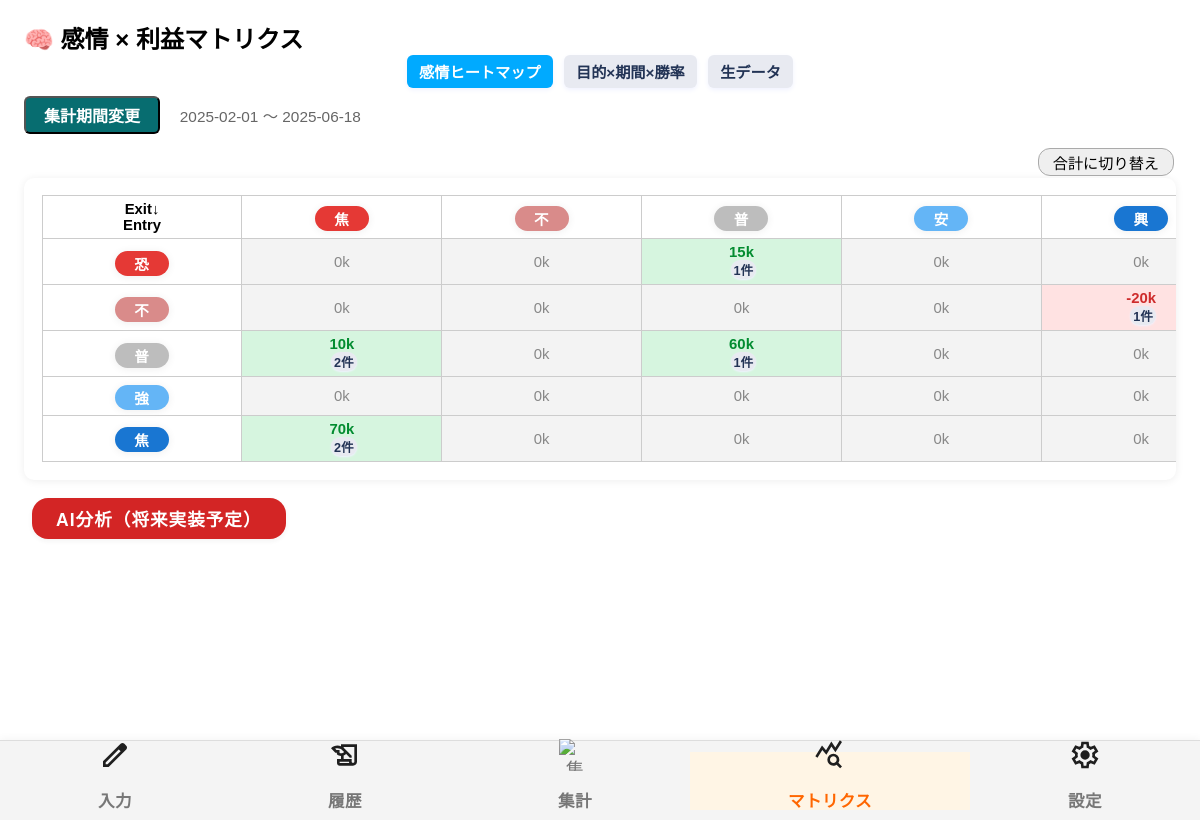
/matrix, run on an earlier commit of the app's database.
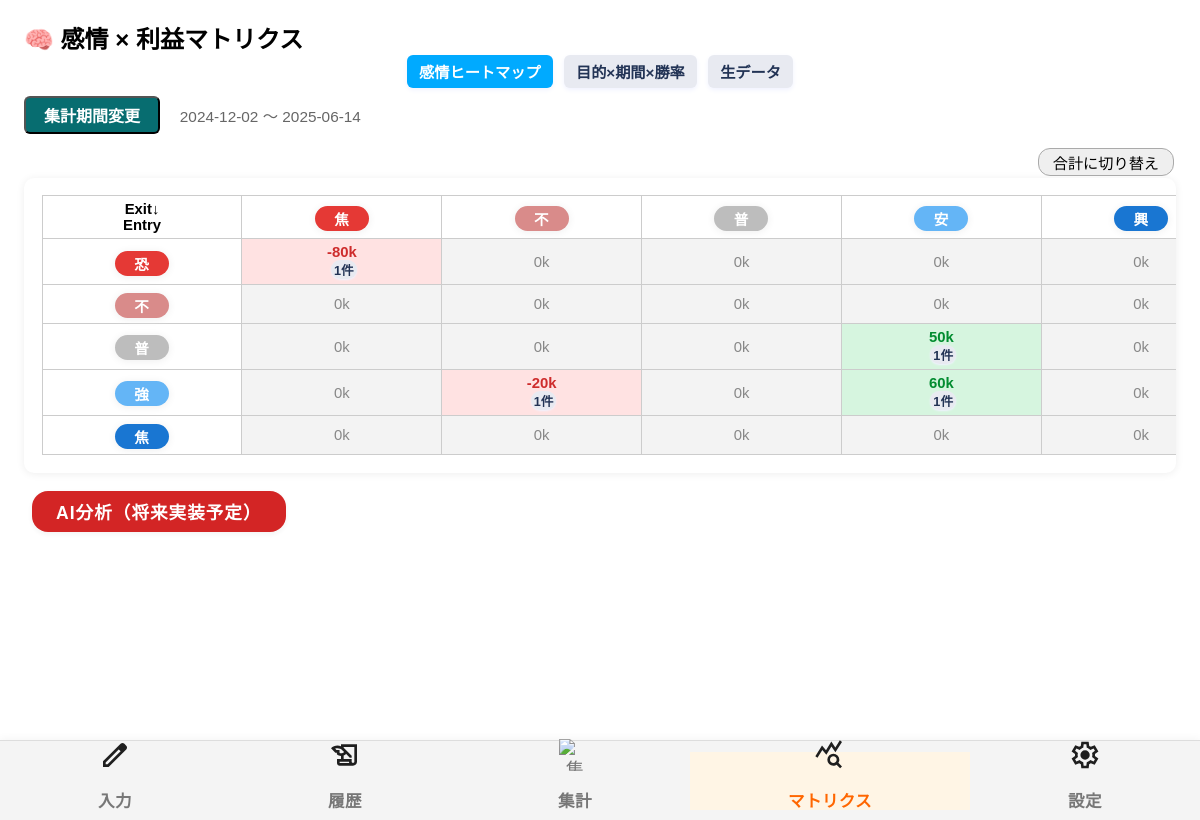
And on a later commit of the database.
### tables this page shows
CREATE TABLE trades (
          id INTEGER PRIMARY KEY AUTOINCREMENT,
           type TEXT,
           stock TEXT,
           price REAL,
           quantity INTEGER,
            total REAL,
            date TEXT,
          feeling INTEGER,
          memo TEXT,
           parent_id INTEGER,
           code TEXT,  -- ← これを追加！
        remaining_quantity INTEGER
               , purpose TEXT);

### cocotoshi.py (the view)
@app.route("/matrix")
def matrix():
    from math import ceil
    from datetime import datetime, date
    start = request.args.get('start')
    end = request.args.get('end')
    with sqlite3.connect(DATABASE) as conn:
        c = conn.cursor()
        if start and end:
            c.execute("SELECT * FROM trades WHERE date BETWEEN ? AND ? ORDER BY date, id", (start, end))
        else:
            c.execute("SELECT * FROM trades ORDER BY date, id")
        trades = c.fetchall()
    trade_tree = build_trade_tree(trades)
    matrix_results = []
    for item in trade_tree:
        parent = item["parent"]
        for child in item["children"]:
            is_opposite_trade = (
                (parent["type"] == "buy" and child["type"] == "sell") or
                (parent["type"] == "sell" and child["type"] == "buy")
            )
            if is_opposite_trade and "profits" in child and child["profits"]:
                for profit in child["profits"]:
                    try:
                        fmt = "%Y-%m-%d"
                        entry_date = parent["date"]
                        exit_date = child["date"]
                        d0 = datetime.strptime(entry_date, fmt)
                        d1 = datetime.strptime(exit_date, fmt)
                        days_held = (d1 - d0).days
                    except Exception:
                        days_held = "-"
                    parent_purpose = parent.get("purpose", 0)
                    try:
                        parent_purpose = int(parent_purpose)
                    except Exception:
                        parent_purpose = 0
                    matrix_results.append((
                        profit,
                        clamp_feeling(parent["feeling"]),
                        clamp_feeling(child["feeling"]),
                        days_held,
                        parent.get("memo", ""),
                        child.get("memo", ""),
                        child.get("id"),
                        exit_date,
                        parent.get("stock", ""),
                        parent_purpose
                    ))
    sort = request.args.get('sort', 'date_desc')
    if sort == "date_asc":
        matrix_results.sort(key=lambda x: x[7])
    elif sort == "profit_desc":
        matrix_results.sort(key=lambda x: x[0] or 0, reverse=True)
    elif sort == "profit_asc":
        matrix_results.sort(key=lambda x: x[0] or 0)
    else:
        matrix_results.sort(key=lambda x: x[7], reverse=True)
    purpose_labels = ["短期", "中期", "長期", "優待", "配当"]
    heatmap_trades = []
    for item in trade_tree:
        parent = item["parent"]
        for child in item["children"]:
            is_opposite_trade = (
                (parent["type"] == "buy" and child["type"] == "sell") or
                (parent["type"] == "sell" and child["type"] == "buy")
            )
            if is_opposite_trade and "profits" in child and child["profits"]:
                for profit in child["profits"]:
                    heatmap_trades.append(
                        (parent["feeling"], child["feeling"], profit)
                    )
    heatmap, heatmap_counts = calc_heatmap(heatmap_trades)
    def calc_heatmap_sum(trades):
        import numpy as np
        N = 5
        profit_mat = np.zeros((N, N))
        count_mat = np.zeros((N, N))
        for entry, exit_, profit in trades:
            if entry is not None and exit_ is not None:
                i = int(entry)
                j = int(exit_)
                profit_mat[i][j] += profit
                count_mat[i][j] += 1
        return profit_mat.astype(int).tolist(), count_mat.astype(int).tolist()
    heatmap_avg, heatmap_counts = calc_heatmap(heatmap_trades)
    heatmap_sum, _ = calc_heatmap_sum(heatmap_trades)
    mode = request.args.get('mode', 'avg')
    dates = [row[6] for row in trades if row[6] and row[6] != "None"]
    if dates:
        start_date = min(dates)
        end_date = max(dates)
    else:
        today_str = date.today().strftime('%Y-%m-%d')
        start_date = start or today_str
        end_date = end or today_str
    purpose_stats = {label: {"days": [], "win": 0, "total": 0} for label in purpose_labels}
    for row in matrix_results:
        profit = row[0]
        days_held = row[3]
        purpose_idx = row[9]
        try:
            purpose_label = purpose_labels[int(purpose_idx)]
        except (ValueError, IndexError, TypeError):
            continue
        if isinstance(days_held, int):
            purpose_stats[purpose_label]["days"].append(days_held)
        if profit is not None:
            purpose_stats[purpose_label]["total"] += 1
            if profit > 0:
                purpose_stats[purpose_label]["win"] += 1
    purpose_graph_data = []
    for label in purpose_labels:
        stats = purpose_stats[label]
        avg_days = round(sum(stats["days"]) / len(stats["days"]), 1) if stats["days"] else 0
        win_rate = round(stats["win"] / stats["total"] * 100, 1) if stats["total"] > 0 else 0
        purpose_graph_data.append({
            "purpose": label,
            "avg_days": avg_days,
            "win_rate": win_rate
        })
    page = int(request.args.get('page', 1))
    per_page = 10
    total = len(matrix_results)
    total_pages = ceil(total / per_page)
    start_idx = (page - 1) * per_page
    end_idx = start_idx + per_page
    results_page = matrix_results[start_idx:end_idx]
    return render_template(
        "matrix.html",
        start_date=start_date,
        end_date=end_date,
        results=results_page,
        page=page,
        total_pages=total_pages,
        current="matrix",
        sort=sort,
        purposes=purposes,
        entry_feelings=entry_feelings,
        exit_feelings=exit_feelings,
        purpose_graph_data=purpose_graph_data,
        heatmap_avg=heatmap_avg,
        heatmap_sum=heatmap_sum,
        heatmap_counts=heatmap_counts,
        mode=mode,
    )

### cocotoshi.py (called while the page is built)
def clamp_feeling(val):
    try:
        v = int(val)
        return max(0, min(v, 4))
    except Exception:
        return 0

@app.context_processor
def inject_feelings():
    return dict(
        entry_feelings=entry_feelings,
        exit_feelings=exit_feelings,
        purposes=purposes,        # ←これ追加！
    )

def calc_heatmap(trades):
    import numpy as np
    N = 5  # 感情種類数
    profit_mat = np.zeros((N, N))
    count_mat = np.zeros((N, N))
    for entry, exit_, profit in trades:
        if entry is not None and exit_ is not None:
            i = int(entry)
            j = int(exit_)
            profit_mat[i][j] += profit
            count_mat[i][j] += 1
    avg_profit = np.where(count_mat > 0, profit_mat / count_mat, 0)
    return avg_profit.astype(int).tolist(), count_mat.astype(int).tolist()

### templates/matrix.html (shortened to what this page needs)
{% extends "layout.html" %}
{% block content %}
<div class="matrix-page">
  <h2 style="margin-bottom:0;">🧠 感情 × 利益マトリクス</h2>
  <div class="matrix-tabs">
    <button class="tab-btn active" onclick="showTab('heatmap')">感情ヒートマップ</button>
    <button class="tab-btn" onclick="showTab('purpose')">目的×期間×勝率</button>
    <button class="tab-btn" onclick="showTab('data')">生データ</button>
  </div>
<div style="margin-bottom:12px;">
  <button type="button" id="openPeriodModal" style="padding:5px 18px; border-radius:6px; background:rgb(7, 109, 112); color:#fff; font-weight:bold; font-size:1em;">
    集計期間変更
  </button>
  <span style="margin-left:1em; color:#666; font-size:0.96em;">
    {{ start_date }} ～ {{ end_date }}
  </span>
</div>
<div id="toggle-mode-btn-wrapper" style="display:flex; justify-content:flex-end; align-items:center; width:100%;">
  <button id="toggle-mode-btn"
    style="margin: 2px 2px 2px auto; padding: 2px 14px; font-size: 0.95em; border-radius: 12px; border: 1px solid #aaa;">
  </button>
</div>
</div>
<div id="tab-heatmap" class="tab-content active">
  <div class="matrix-wrapper">
    <table class="matrix-table" style="table-layout:fixed; width:100vw;">
      <colgroup>
        <col style="width:36px;">
        <col span="5">
      </colgroup>
<thead>
  <tr>
    <th>Exit↓<br>Entry</th>
    {% for i in range(exit_feelings|length) %}
      <th>
        <span class="feeling-label feeling-{{ i }}">{{ exit_feelings[i][0] }}</span>
      </th>
    {% endfor %}
  </tr>
</thead>
<tbody>
  {% set cur_heatmap = heatmap_sum if mode == 'sum' else heatmap_avg %}
  {% for i in range(entry_feelings|length) %}
    <tr>
      <th>
        <span class="feeling-label feeling-{{ i }}">{{ entry_feelings[i][0] }}</span>
      </th>
      {% for j in range(exit_feelings|length) %}
        <td class="heat
          {% if cur_heatmap[i][j] > 0 %}positive
          {% elif cur_heatmap[i][j] < 0 %}negative
          {% else %}neutral{% endif %}
        ">
          <span>{{ (cur_heatmap[i][j]/1000)|round|int }}k</span><br>
          {% if heatmap_counts[i][j] > 0 %}
            <span class="badge">{{ heatmap_counts[i][j] }}件</span>
          {% endif %}
        </td>
      {% endfor %}
    </tr>
  {% endfor %}
</tbody>
    </table>
  </div>
</div>
  <div style="width:100%; display:flex; justify-content:flex-start; margin: 18px 0 0 0;">
    <button class="ai-analysis-btn" disabled style="background:#c00; color:#fff; font-weight:bold; border-radius:16px; padding:8px 24px; opacity:0.85;">
      AI分析（将来実装予定）
    </button>
  </div>
</body>
{% endblock %}

What changed in the data, as far as the page shows it:
removed trades: date "2025-02-01"
removed trades: date "2025-06-18"
added trades: date "2024-12-02"
added trades: date "2025-06-14"
Also different on the page:
list line gone: "15 k 1 件"
new list line: "-80 k 1 件"
list line gone: "-20 k 1 件"
new list line: "0 k"
list line gone: "10 k 2 件 60 k 1 件"
new list line: "50 k 1 件 0 k"
list line gone: "0 k 0 k"
new list line: "-20 k 1 件 60 k 1 件"
list line gone: "70 k 2 件"
